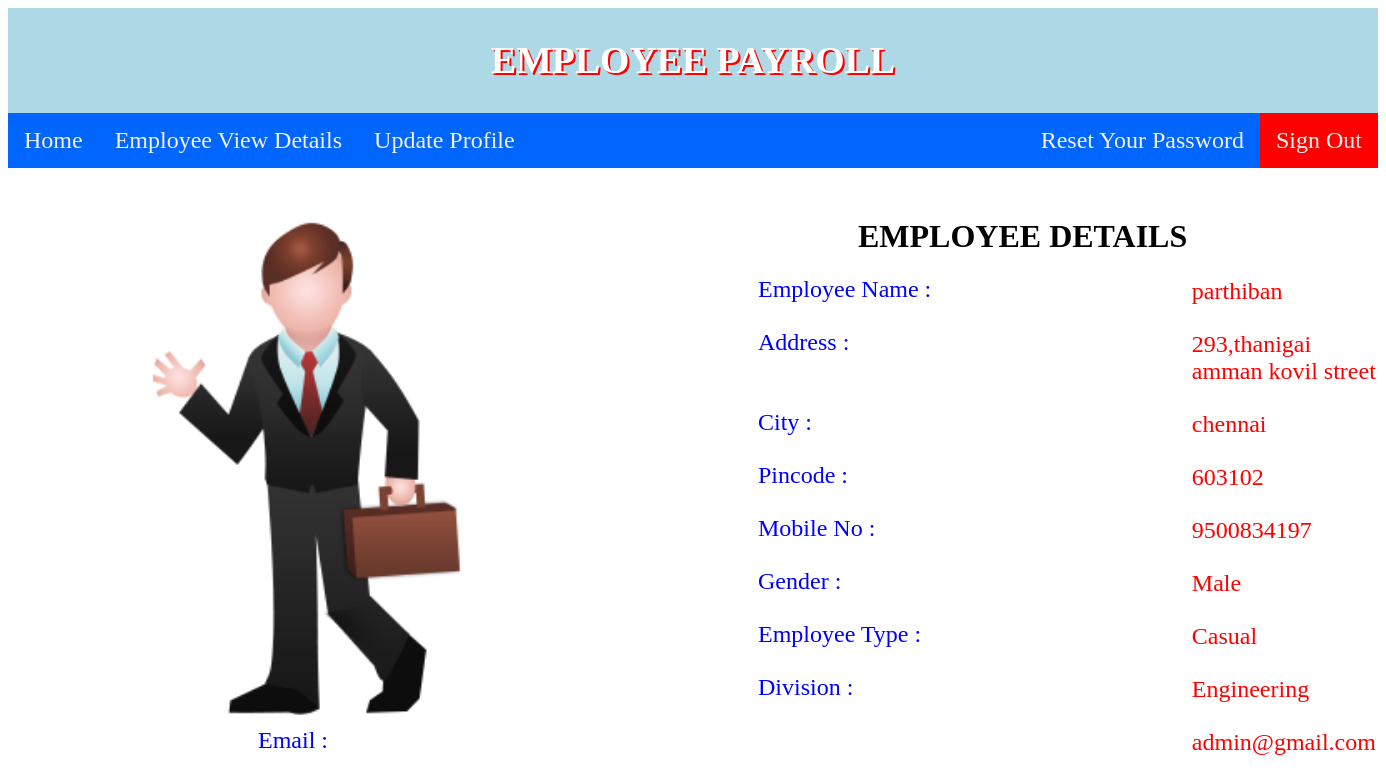
/employeedetails.php (signed in), run on the app's committed database.
### tables this page shows
CREATE TABLE `users` (
  `id` int(50) NOT NULL,
  `trn_date` datetime NOT NULL,
  `name` varchar(100) NOT NULL,
  `address` varchar(100) NOT NULL,
  `city` varchar(100) NOT NULL,
  `pincode` int(100) NOT NULL,
  `mobileno` varchar(100) NOT NULL,
  `gender` varchar(100) NOT NULL,
  `emp_type` varchar(100) NOT NULL,
  `division` varchar(100) NOT NULL,
  `salary` int(11) NOT NULL,
  `email` varchar(100) NOT NULL,
  `password` varchar(100) NOT NULL,
  `submittedby` varchar(50) NOT NULL
);

### employeedetails.php (the view, shortened to what this page needs)
<?php
require('config.php');
$id = $_SESSION["id"];
?>
<!DOCTYPE html>
<html>
<head>
<link rel="stylesheet" href="welcome.css">
</head>
<body>
<div id="div">
        <h1>EMPLOYEE PAYROLL</h1>
    </div>
<div class="topnav">
  <a  href="employeewelcome.php">Home</a>
  <a href="employeedetails.php">Employee View Details </a>
  <a href="employeeupdate.php">Update Profile </a>
  <div class="topnav-right">
  <a href="employeepasswordreset.php" >Reset Your Password</a>
 <a style="background-color:red" href="employeelogout.php" >Sign Out</a>
  </div>
</div>
<?php
$sel_query="Select * from users  where id='".$id."'";
$result = mysqli_query($link,$sel_query);
while($row = mysqli_fetch_assoc($result))  { ?>
<div>
<form name="form" method="post" action="">
<img src="image/hai.png" alt="human"  weight="auto" height="auto">
<h1 style="margin-left:800px";>EMPLOYEE  DETAILS</h1>
<label>Employee Name :</label><p><?php echo $row['name']; ?></p>
<label>Address :</label> <p><?php echo $row['address']; ?></p>
<label>City :</label> <p><?php echo $row['city']; ?> </p>
<label>Pincode :</label> <p><?php echo $row['pincode']; ?> </p>
<label>Mobile No :</label> <p><?php echo $row['mobileno']; ?></p>
<label >Gender :</label><p><?php echo $row['gender']; ?></p>
<label>Employee Type :</label><p><?php echo $row['emp_type']; ?></p>
 <label>Division :</label><p><?php echo $row['division']; ?></p>
<label>Email :</label><p><?php echo $row['email']; ?></p>
<?php $count; } ?>
</form>
</div>
</body>
</html>

### welcome.css (style rules this page uses)
.topnav { overflow: hidden; background-color:#0066ff; }
.topnav a { float: left; color: #f2f2f2; text-align: center; padding: 14px 16px; text-decoration: none; font-size: x-large; font-family: 'Times New Roman', Times, serif; }
.topnav-right { float: right; }
form { margin: 0px 0px 0px 650px; }

### employeedetails.php (style rules this page uses)
#div { background-color: lightblue; color: white; text-shadow: 2px 2px red; text-align:center; font-size:0.5cm; padding:5px; }
form { margin: 50px 0px 0px 50px; }
label { color: blue; font-size: x-large; margin-left:200px; }
p { color:red; font-size:x-large; margin-left: 30cm; margin-top:-25px; }
img { weight:300px; height:500px; float:left; }

### data on the page
users: name "parthiban", address "293,thanigai amman kovil street", city "chennai", pincode "603102", mobileno "9500834197", gender "Male", emp_type "Casual", division "Engineering", email "admin@gmail.com"
